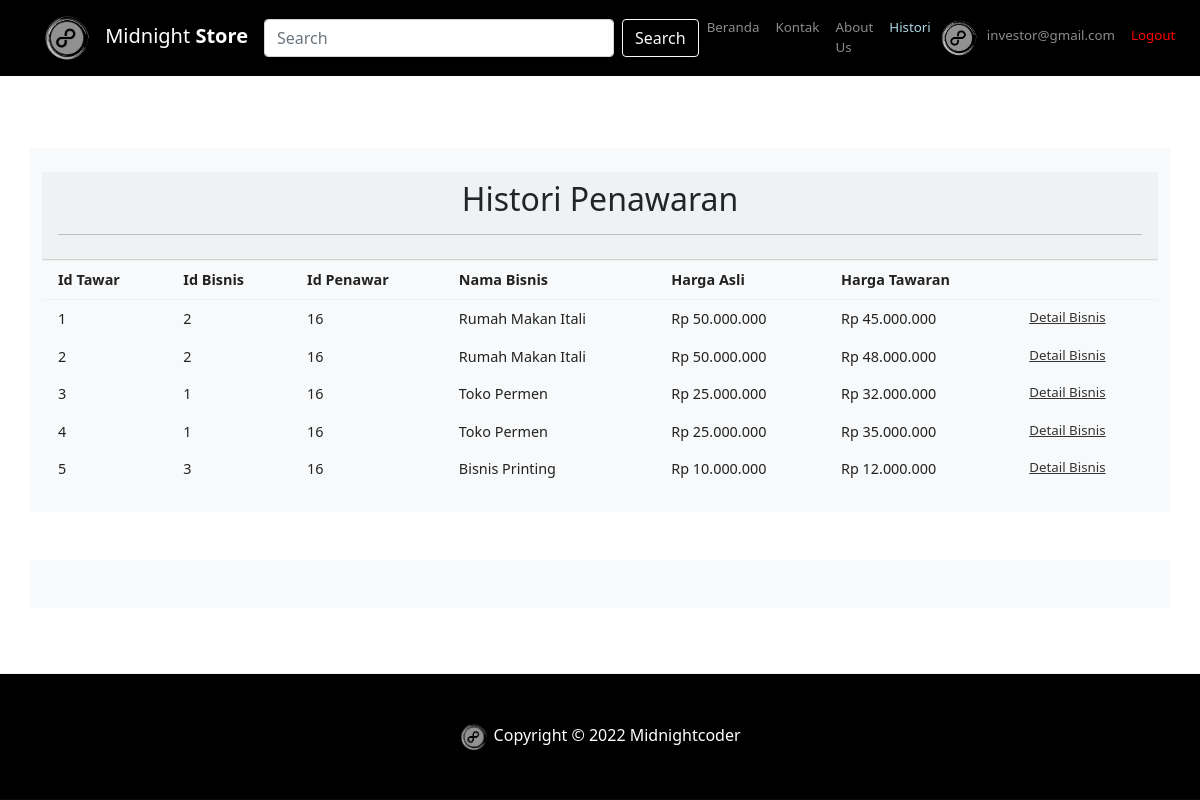
The page /logined/histori.php (signed in) on the database its author committed.
### tables this page shows
CREATE TABLE `penawaran` (
  `id` int(11) NOT NULL,
  `id_bisnis` int(255) NOT NULL,
  `id_penawar` int(255) NOT NULL,
  `namaBisnis` varchar(20) NOT NULL,
  `hargaAsli` int(11) NOT NULL,
  `hargaTawar` int(11) NOT NULL,
  `tanggal` date NOT NULL
);

### logined/histori.php (the view, shortened to what this page needs)
<!doctype html>
<html lang="en">
<head>
  <link href="https://cdn.jsdelivr.net/npm/bootstrap@5.1.3/dist/css/bootstrap.min.css" rel="stylesheet"
>
  <link rel="stylesheet" type="text/css" href="histori.css">
</head>
<body>
  <?php
    if (isset($_SESSION['email']) && $_SESSION['email'] == TRUE) {
      $idPengguna = $_SESSION['id'];
    }
    include "../connect.php";
  ?>
  <nav class="navbar navbar-expand-lg navbar-dark bg-black">
    <div class="container">
      <a class="navbar-brand" href="../index.php">
        <img src="../img/1.png" alt="" width="50" height="50" class="me-2">
        Midnight <strong>Store</strong>
      </a>
      <div class="collapse navbar-collapse" id="navbarNav">
        <form class="d-flex">
          <input class="form-control me-2" type="search" placeholder="Search" aria-label="Search">
          <button class="btn btn-outline-light" type="submit">Search</button>
        </form>
        <ul class="navbar-nav ms-auto">
          <li class="nav-item">
            <a class="nav-link" aria-current="page" href="../index.php">Beranda</a>
          </li>
          <li class="nav-item">
            <a class="nav-link" href="https://wa.me/+628886964888">Kontak</a>
          </li>
          <li class="nav-item">
            <a class="nav-link" href="../us.html">About Us</a>
          </li>
          <?php
              if (isset($_SESSION['id_jenis']) && $_SESSION['id_jenis'] == TRUE) {
                $jenis = $_SESSION['id_jenis'];
                if ($jenis == 2) {
                  echo "
                          <a class='nav-link' href='#' style='color: lightblue;'>Histori</a>
                        ";
                } else if ($jenis == 3) {
                  echo "
                          <a class='nav-link' href='#' style='color: lightblue;'>Bisnis Anda</a>
                        ";
                }
              }
            ?>
        </ul>
        <ul class="navbar-nav ms-auto">
          <li class="nav-item">
              <?php
                if (isset($_SESSION['email']) && $_SESSION['email'] == TRUE) {
                  $email = $_SESSION['email'];
                  echo '
                    <li class="nav-item">
                      <img src="userimg/user-' .$idPengguna. '.jpg" class="rounded-circle" onError="this.src = \'../img/1.png\'" style="width:40px; height:40px">
                    </li>
                    <li class="nav-item">
                      <a href="../logined/profile.php" class="nav-link">'.$email.'</a>
                    </li>
                    <li class="nav-item">
                      <a href="../logout.php" class="nav-link" style="color: red;">Logout</a>
                    </li>
                    ';
                 }
              ?>
          </li>
        </ul>
      </div>
    </div>
  </nav>
  <br>
    <div class="container bg-light mt-5 mb-5 pt-4 pb-4">
      <?php
      if (isset($_SESSION['id_jenis']) && $_SESSION['id_jenis'] == TRUE) {
        $jenis = $_SESSION['id_jenis'];
        if ($jenis == 3) {
          echo '
          <div class="pb-4">
          <form action="uploadBisnis.php">
            <button type="submit" class="buttonP">Jual Bisnis</button>
          </div>
          </form>
          <div class="card-header">
            <h2 style="text-align: center;">Bisnis Anda</h2>
            <hr>
          </div>
          ';
        } else if ($jenis == 2) {
          echo '
          <div class="card-header">
            <h2 style="text-align: center;">Histori Penawaran</h2>
            <hr>
          </div>
          ';
        }
      }
      ?>
      <table>
    </div>
        <?php
        if (isset($_SESSION['id_jenis']) && $_SESSION['id_jenis'] == TRUE) {
          $jenis = $_SESSION['id_jenis'];
          $idInvestor = $_SESSION['id'];
          $sqlInv = "SELECT * FROM penawaran WHERE id_penawar = $idInvestor";
          $hasilInv = mysqli_query($conn, $sqlInv);
          if ($jenis == 2) {
            echo "
                <thead>
                  <tr>
                    <td>Id Tawar</td>
                    <td>Id Bisnis</td>
                    <td>Id Penawar</td>
                    <td>Nama Bisnis</td>
                    <td>Harga Asli</td>
                    <td>Harga Tawaran</td>
                    <td></td>
                  </tr>
                </thead>
                  ";
                  while ($row = mysqli_fetch_assoc($hasilInv)) {
                    $idTawar = $row['id'];
                    $idBisnis = $row['id_bisnis'];
                    $idPenawar = $row['id_penawar'];
                    $namaBisnis = $row['namaBisnis'];
                    $hargaAsli = number_format($row['hargaAsli'], 0, ',', '.');
                    $hargaTawar = number_format($row['hargaTawar'], 0, ',', '.');
                    echo '
                    <tbody>
                      <tr>
                        <td>'.$idTawar.'</td>
                        <td>'.$idBisnis.'</td>
                        <td>'.$idPenawar.'</td>
                        <td>'.$namaBisnis.'</td>
                        <td>Rp '.$hargaAsli.'</td>
                        <td>Rp '.$hargaTawar.'</td>
                        <td><a href="../product.php?id='.$idBisnis.'">Detail Bisnis</td>
                      </tr>
                    </tbody>
                        ';
                }
          } else if ($jenis == 3) {
            $idPengusaha = $_SESSION['id'];
            $sql = "SELECT * FROM bisnis WHERE idPengusaha = $idPengusaha";
            $hasil = mysqli_query($conn, $sql);
            echo "
                <thead>
                <tr>
                  <td>Id Bisnis</td>
                  <td>Gambar</td>
                  <td>Nama</td>
                  <td>Deskripsi</td>
                  <td>Harga</td>
                  <td>Bentuk</td>
                  <td>Didirikan</td>
                  <td>Status</td>
                  <td>Jenis</td>
                  <td>Alamat</td>
                  <td></td>
                  <td></td>
                </tr>
              </thead>
                  ";
              while ($row = mysqli_fetch_assoc($hasil)) {
                $idBisnis = $row['id'];
                $nama = $row['nama'];
                $deskripsi = $row['deskripsi'];
                $harga = $row['harga'];
                $bentuk = $row['bentuk'];
                $didirikan = $row['didirikan'];
                $status = $row['status'];
                $jenis = $row['jenis'];
                $alamat = $row['alamat'];
                echo '
                <tbody>
                  <tr>
                    <td>'.$idBisnis.'</td>
                    <td>img.png</td>
                    <td>'.$nama.'</td>
                    <td>'.$deskripsi.'</td>
                    <td>Rp '.number_format($harga, 0, ',', '.').'</td>
                    <td>'.$bentuk.'</td>
                    <td>'.$didirikan.'</td>
                    <td>'.$status.'</td>
                    <td>'.$jenis.'</td>
                    <td>'.$alamat.'</td>
                    <td><a href="../product.php?id='.$idBisnis.'">Detail</a></td>
                    <td><a href="hapusbisnis.php?id='.$idBisnis.'">Hapus Bisnis</td>
                  </tr>
                </tbody>
                    ';
            }
          }
        }
        ?>
    <div class="container bg-light mt-5 mb-5 pt-4 pb-4">
    </div>
  <footer class="bg-black p-5 position-sticky top-100">
    <div class="container">
      <div class="row">
        <div class="col" style="text-align: center;">
          <img src="../img/1.png" style="width: 30px;">
          <span style="color: white;">Copyright &copy; 2022 Midnightcoder</span>
        </div>
      </div>
    </div>
  </footer>
</body>
</html>

### logined/histori.css (style rules this page uses)
html, body { width: 100%; height: 100%; margin: 0px; padding: 0px; overflow-x: hidden; }
.form-control { width: 350px; }
.container .card .face.face2 .content p, a { font-size: 10pt; margin: 0 ; padding: 0; color:#333; }
.cardP, .rounded-circle { text-align: center; margin-left: auto; margin-right: auto; }
table { border-collapse: collapse; width: 100%; }
thead tr { border-top: 1px solid #f0f0f0; border-bottom: 1px solid #f0f0f0; padding: 0.5rem 0rem; }
thead td { font-weight: 700; }
td { padding: 0.5rem 1rem; font-size: 0.9rem; color: #222; }
tr td:last-child { display: flex; align-items: center; }

### rows shown on the page
penawaran: id "1", id_bisnis "2", id_penawar "16", namaBisnis "Rumah Makan Itali", hargaAsli "50.000.000", hargaTawar "45.000.000"
penawaran: id "2", id_bisnis "2", id_penawar "16", namaBisnis "Rumah Makan Itali", hargaAsli "50.000.000", hargaTawar "48.000.000"
penawaran: id "3", id_bisnis "1", id_penawar "16", namaBisnis "Toko Permen", hargaAsli "25.000.000", hargaTawar "32.000.000"
penawaran: id "4", id_bisnis "1", id_penawar "16", namaBisnis "Toko Permen", hargaAsli "25.000.000", hargaTawar "35.000.000"
penawaran: id "5", id_bisnis "3", id_penawar "16", namaBisnis "Bisnis Printing", hargaAsli "10.000.000", hargaTawar "12.000.000"

### other values the page prints
$email "investor@gmail.com"
